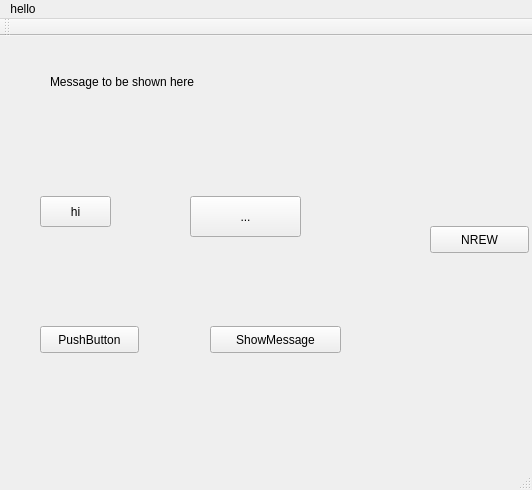
<?xml version="1.0" encoding="UTF-8"?>
<ui version="4.0">
 <class>MainWindow</class>
 <widget class="QMainWindow" name="MainWindow">
  <property name="geometry">
   <rect>
    <x>0</x>
    <y>0</y>
    <width>532</width>
    <height>490</height>
   </rect>
  </property>
  <property name="windowTitle">
   <string>MainWindow</string>
  </property>
  <widget class="QWidget" name="centralWidget">
   <widget class="QLabel" name="lblMessage">
    <property name="geometry">
     <rect>
      <x>50</x>
      <y>20</y>
      <width>291</width>
      <height>51</height>
     </rect>
    </property>
    <property name="text">
     <string>Message to be shown here</string>
    </property>
   </widget>
   <widget class="QPushButton" name="btnShowMessage">
    <property name="geometry">
     <rect>
      <x>210</x>
      <y>290</y>
      <width>131</width>
      <height>27</height>
     </rect>
    </property>
    <property name="text">
     <string>ShowMessage</string>
    </property>
   </widget>
   <widget class="QPushButton" name="pushButton">
    <property name="geometry">
     <rect>
      <x>430</x>
      <y>190</y>
      <width>99</width>
      <height>27</height>
     </rect>
    </property>
    <property name="text">
     <string>NREW</string>
    </property>
   </widget>
   <widget class="QToolButton" name="toolButton">
    <property name="geometry">
     <rect>
      <x>190</x>
      <y>160</y>
      <width>111</width>
      <height>41</height>
     </rect>
    </property>
    <property name="text">
     <string>...</string>
    </property>
   </widget>
   <widget class="QPushButton" name="pushButton_2">
    <property name="geometry">
     <rect>
      <x>40</x>
      <y>290</y>
      <width>99</width>
      <height>27</height>
     </rect>
    </property>
    <property name="text">
     <string>PushButton</string>
    </property>
   </widget>
   <widget class="QToolButton" name="toolButton_2">
    <property name="geometry">
     <rect>
      <x>40</x>
      <y>160</y>
      <width>71</width>
      <height>31</height>
     </rect>
    </property>
    <property name="text">
     <string>hi</string>
    </property>
   </widget>
  </widget>
  <widget class="QMenuBar" name="menuBar">
   <property name="geometry">
    <rect>
     <x>0</x>
     <y>0</y>
     <width>532</width>
     <height>25</height>
    </rect>
   </property>
   <widget class="QMenu" name="menuHello">
    <property name="title">
     <string>hello</string>
    </property>
   </widget>
   <addaction name="menuHello"/>
  </widget>
  <widget class="QToolBar" name="mainToolBar">
   <attribute name="toolBarArea">
    <enum>TopToolBarArea</enum>
   </attribute>
   <attribute name="toolBarBreak">
    <bool>false</bool>
   </attribute>
  </widget>
  <widget class="QStatusBar" name="statusBar"/>
 </widget>
 <layoutdefault spacing="6" margin="11"/>
 <resources/>
 <connections/>
</ui>
